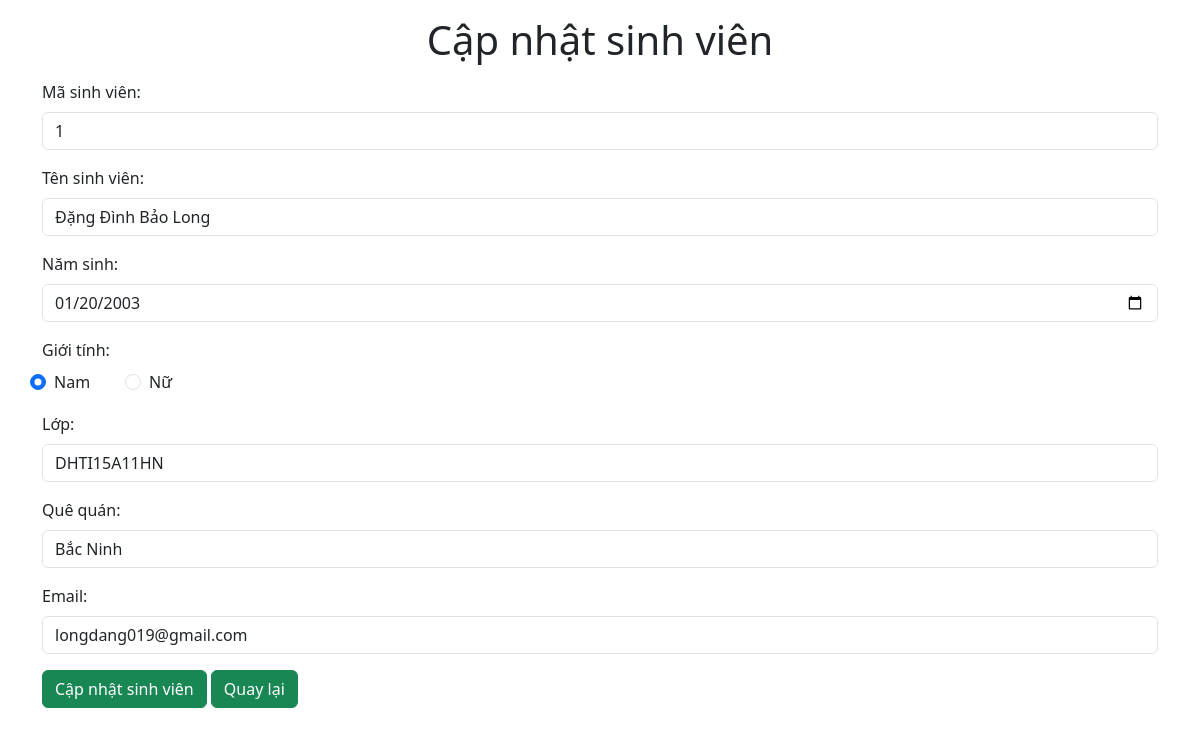
The app's page /lib/update.php?this_id=1 with its own data.
### tables this page shows
CREATE TABLE `sinhvien` (
  `masv` int(11) NOT NULL,
  `tensv` varchar(40) NOT NULL,
  `namsinh` date NOT NULL,
  `gioitinh` varchar(10) NOT NULL,
  `lop` varchar(20) NOT NULL,
  `quequan` varchar(50) NOT NULL,
  `email` varchar(50) NOT NULL,
  `gpa` double NOT NULL
);

### lib/update.php (the view, shortened to what this page needs)
<?php
require "../data/db.php";
$this_id = $_GET['this_id'];
$sql = "SELECT * FROM sinhvien WHERE masv='$this_id'";
$result = mysqli_query($conn, $sql);
$row = mysqli_fetch_array($result);
?>
<!DOCTYPE html>
<html lang="en">
<head>
    <link href="https://cdn.jsdelivr.net/npm/bootstrap@5.3.3/dist/css/bootstrap.min.css" rel="stylesheet">
</head>
<body>
    <div class="container mt-3">
    <form action="../lib/update.php" method="post">
            <h1 style="text-align: center;">Cập nhật sinh viên</h1>
            <div class="mb-3 mt-3">
                <label class="form-label">Mã sinh viên:</label>
                <input type="text" class="form-control" id="masv" name="masv" value="<?php echo $row['masv']; ?>" readonly>
            </div>
            <div class="mb-3">
                <label class="form-label">Tên sinh viên:</label>
                <input type="text" class="form-control" id="tensv" name="tensv" value="<?php echo $row['tensv']; ?>">
            </div>
            <div class="mb-3">
                <label class="form-label">Năm sinh:</label>
                <input type="date" class="form-control" id="ns" name="ns" value="<?php echo $row['namsinh']; ?>">
            </div>
            <div class="mb-3 row">
                <label class="form-label">Giới tính:</label>
                <div class="form-check col-1">
                    <input type="radio" class="form-check-input" id="radio1" name="optradio" value="Nam" <?php echo (strcasecmp($row['gioitinh'], 'Nam') == 0) ? 'checked' : ''; ?>>Nam
                </div>
                <div class="form-check col-1">
                    <input type="radio" class="form-check-input" id="radio2" name="optradio" value="Nữ" <?php echo (strcasecmp($row['gioitinh'], 'Nữ') == 0) ? 'checked' : ''; ?>>Nữ
                </div>
            </div>
            <div class="mb-3">
                <label class="form-label">Lớp:</label>
                <input type="text" class="form-control" id="lop" name="lop" value="<?php echo $row['lop']; ?>">
            </div>
            <div class="mb-3">
                <label class="form-label">Quê quán:</label>
                <input type="text" class="form-control" id="que" name="que" value="<?php echo $row['quequan']; ?>">
            </div>
            <div class="mb-3">
                <label class="form-label">Email:</label>
                <input type="email" class="form-control" id="email" name="email" value="<?php echo $row['email']; ?>">
            </div>
            <button type="submit" class="btn btn-success" name="btncapnhat">Cập nhật sinh viên</button>
            <button type="submit" class="btn btn-success" name="btncapnhat"><a href="/QuanLySinhVien/?page=home" style="text-decoration: none; color:white">Quay lại</a></button>
        </form>
    </div>
</body>
</html>

### records on screen
sinhvien: masv "1", tensv "Đặng Đình Bảo Long", ns "01/20/2003", gioitinh "☑", lop "DHTI15A11HN", que "Bắc Ninh", email "longdang019@gmail.com"
